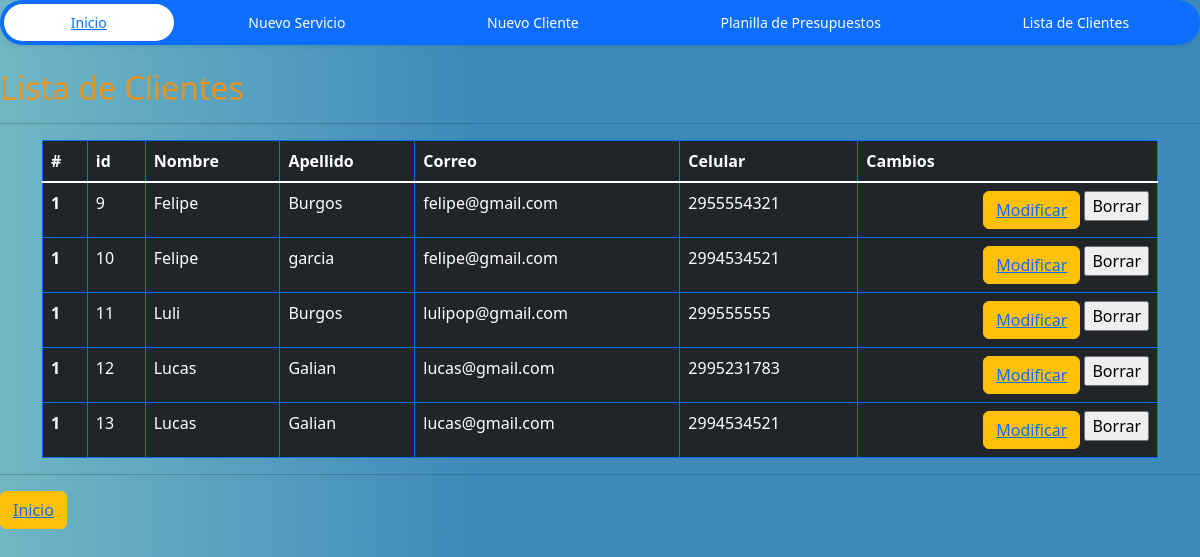
/clientes/, run on an earlier commit of the app's database.
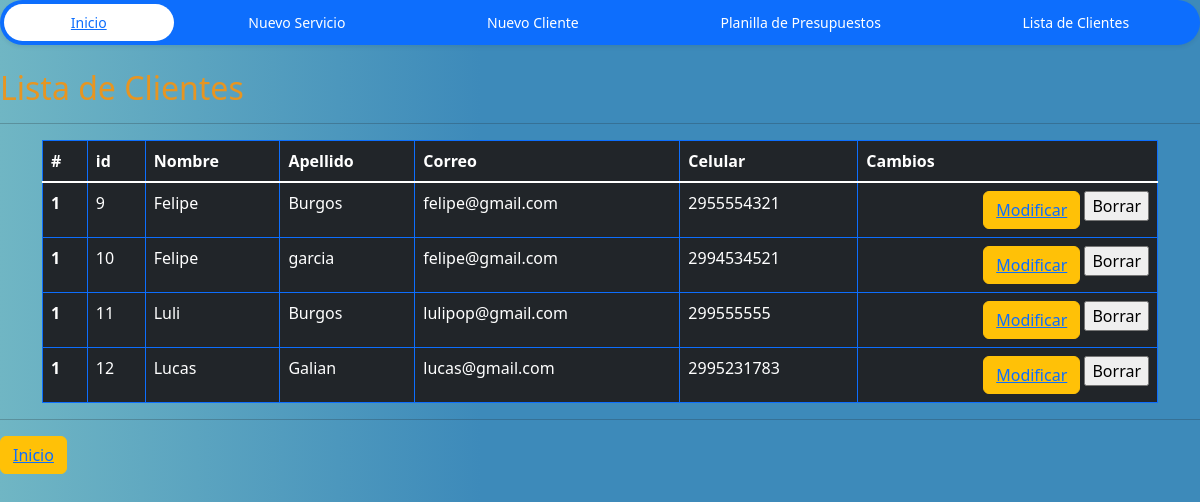
And on a later commit of the database.
### appVentas/models.py (models this page shows, shortened)
class Cliente(models.Model):
     nombre = models.CharField(max_length=20)
     apellido = models.CharField(max_length=30, null= True)
     correo = models.EmailField()
     celular= models.IntegerField()

### appVentas/views.py (the view)
# urls.py: path('clientes/', views.clientes, name="clientes"),
def clientes(request):
    clientes = Cliente.objects.all()
    return render(request,'clientes.html',
                  {'clientes':clientes})

### appVentas/Templates/clientes.html (shortened to what this page needs)
{% load static %}
<!DOCTYPE html>
<html lang="en">
<head>
  <link href="https://cdn.jsdelivr.net/npm/bootstrap@5.3.2/dist/css/bootstrap.min.css" rel="stylesheet"
 />
  <link rel="stylesheet" href="{% static 'css/home.css' %}">
</head>
<body>
  <ul class="nav nav-pills nav-fill gap-2 p-1 small bg-primary rounded-5 shadow-sm" id="pillNav2" role="tablist"
        style="--bs-nav-link-color: var(--bs-white); --bs-nav-pills-link-active-color: var(--bs-primary); --bs-nav-pills-link-active-bg: var(--bs-white);">
        <li class="nav-item" role="presentation"><a href="{% url 'home' %}">
                <button class="nav-link active rounded-5" id="home-tab2" data-bs-toggle="tab" type="button" role="tab"
                    aria-selected="true">Inicio</button></a>
        </li>
        <li class="nav-item" role="presentation"><a href="{% url 'create_pres' %}">
                <button class="nav-link  rounded-5" id="home-tab2" data-bs-toggle="tab" type="button" role="tab"
                    aria-selected="true">Nuevo Servicio</button></a>
        </li>
        <li class="nav-item" role="presentation"><a href="{% url 'create_cli' %}">
                <button class="nav-link rounded-5" id="profile-tab2" data-bs-toggle="tab" type="button"
                    role="tab" aria-selected="false">Nuevo Cliente</button></a>
        </li>
        <li class="nav-item" role="presentation"><a href="{% url 'listaPres' %}">
                <button class="nav-link  rounded-5" id="contact-tab2" data-bs-toggle="tab" type="button"
                    role="tab" aria-selected="false">Planilla de Presupuestos</button></a>
        </li>
        <li class="nav-item" role="presentation"><a href="{% url 'clientes' %}">
                <button class="nav-link  rounded-5" id="contact-tab2" data-bs-toggle="tab" type="button"
                    role="tab" aria-selected="false">Lista de Clientes</button></a>
        </li>
    </ul>
  <br>
  <H2>Lista de Clientes</H2>
  <hr>
  <div class="container">
        <table class="table table-dark table-hover  table-bordered border-primary">
          <thead>
            <tr>
              <th scope="col">#</th>
              <th scope="col">id</th>
              <th scope="col">Nombre</th>
              <th scope="col">Apellido</th>
              <th scope="col">Correo</th>
              <th scope="col">Celular</th>
              <th scope="col">Cambios</th>
            </tr>
          </thead>
          <tbody class="table-group-divider">
            {% for c in clientes %}
            <tr>
              <th scope="row">1</th>
              <td>{{c.id}}</td>
              <td>{{c.nombre}}</td>
              <td>{{c.apellido}}</td>
              <td>{{c.correo}}</td>
              <td>{{c.celular}}</td>
              <th>
                <div class="d-flex justify-content-end">
                  <button type="button" class="btn btn-warning">
                    <a href="{% url 'updateCli' c.id %}">Modificar</a></button>
                  <form action="{% url 'deleteCli' c.id %}" method="post">
                    <input type="submit" value="Borrar">
                  </form>
                </div>
              </th>
            </tr>
            {% endfor %}
          </tbody>
    </table>
  </div>
  <hr>
  <button type="button" class="btn btn-warning">
    <a href="{% url 'home' %}">Inicio</a></button>
</body>
</html>

What changed in the data, as far as the page shows it:
removed Cliente: id "13", nombre "Lucas", apellido "Galian", correo "lucas@gmail.com", celular "2994534521"
